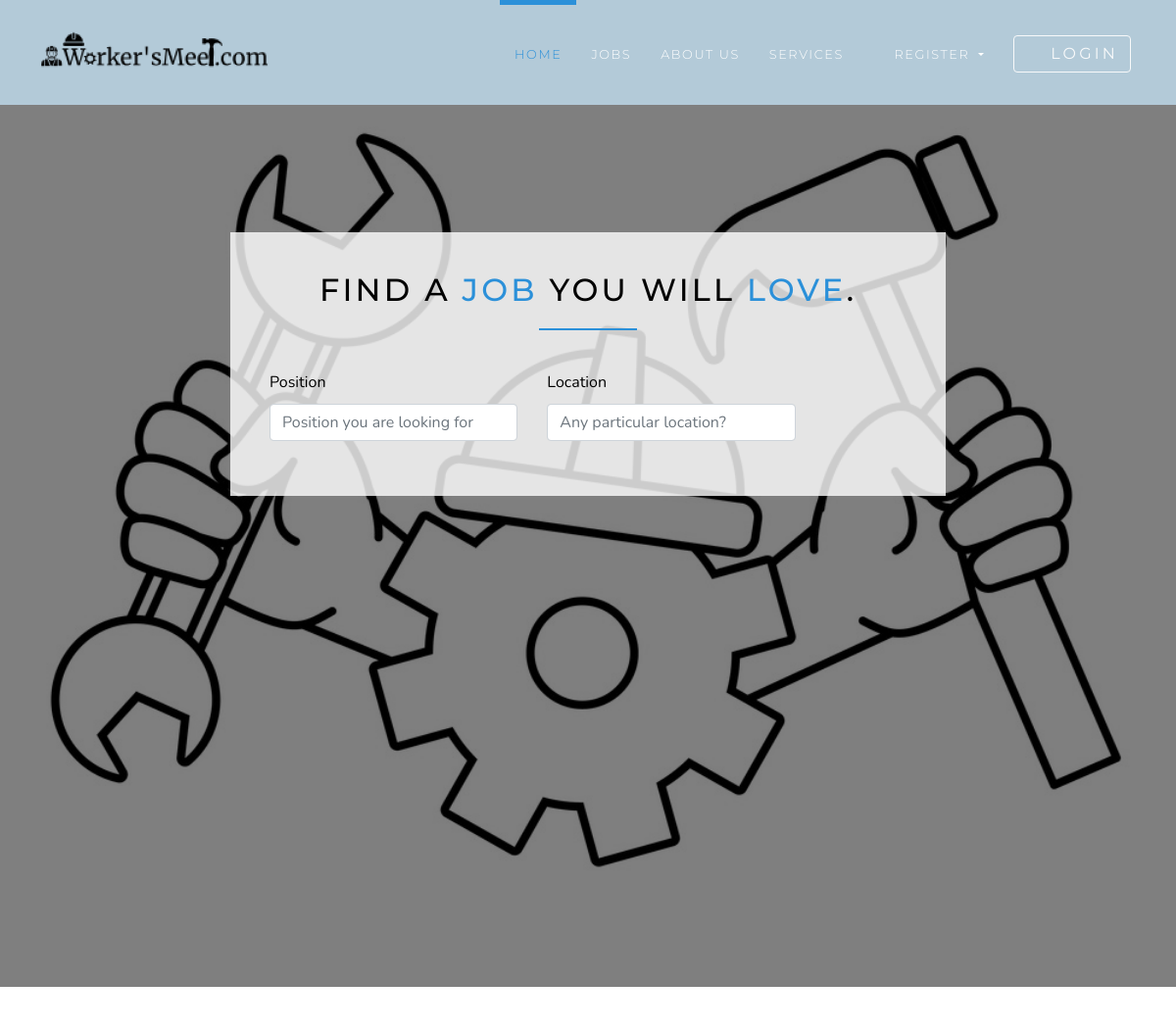
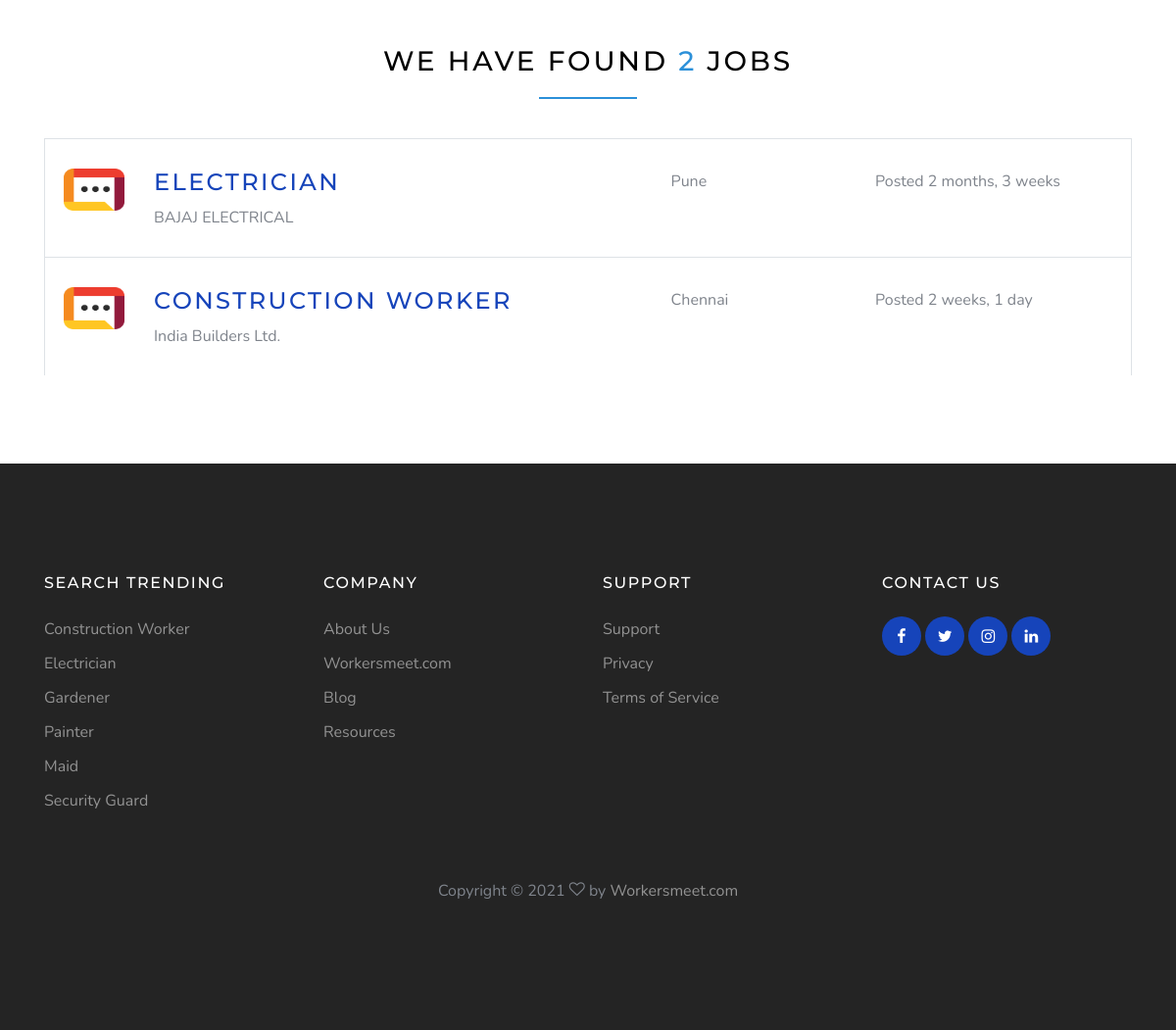
Screenshot of /search with the database file from the repository (2 pictures, top to bottom).
### jobsapp/models.py (models this page shows, shortened)
class Job(models.Model):
    user = models.ForeignKey(User, on_delete=models.CASCADE)
    title = models.CharField(max_length=300)
    description = models.TextField()
    location = models.CharField(max_length=150)
    type = models.CharField(choices=JOB_TYPE, max_length=10)
    category = models.CharField(max_length=100)
    last_date = models.DateTimeField()
    company_name = models.CharField(max_length=100)
    company_description = models.CharField(max_length=300)
    website = models.CharField(max_length=100, default="")
    created_at = models.DateTimeField(default=timezone.now)
    filled = models.BooleanField(default=False)
    salary = models.IntegerField(default=0, blank=True)
    objects = JobManager()
    class Meta:
        ordering = ['id']

### jobsapp/views/home.py (the view)
# urls.py: path('search', SearchView.as_view(), name='search'),
class SearchView(ListView):
    model = Job
    template_name = 'jobs/search.html'
    context_object_name = 'jobs'
    def get_queryset(self):
        return self.model.objects.filter(location__contains=self.request.GET.get('location', ''),
                                         title__contains=self.request.GET.get('position', ''))

### templates/jobs/search.html (shortened to what this page needs)
{% extends 'base.html' %}
{% load static %}
{% block content %}
    <section class="home-section section-hero overlay bg-image"  style="background-image: url('{% static 'images/4.jpg' %}');" id="home-section">
    <div class="container">
            <div class="row">
                <div class="col-lg-8 mx-auto">
                    <div class="job-form-box">
                        <h2 class="heading">Find a <span class="accent">job</span> you will
                            <span class="accent">love</span>.
                        </h2>
                        <form id="job-main-form" method="get" action="{% url 'jobs:search' %}" class="job-main-form">
                            <div class="controls">
                                <div class="row align-items-center">
                                    <div class="col-md-5">
                                        <div class="form-group">
                                            <label for="profession">Position</label>
                                            <input type="text" id="profession" name="position"
                                                   placeholder="Position you are looking for" class="form-control">
                                        </div>
                                    </div>
                                    <div class="col-md-5">
                                        <div class="form-group">
                                            <label for="location">Location</label>
                                            <input type="text" id="location" name="location"
                                                   placeholder="Any particular location?" class="form-control">
                                        </div>
                                    </div>
                                    <div class="col-md-2">
                                        <button type="submit"
                                                class="btn btn-outline-white-primary job-main-form__button">
                                            <i class="fa fa-search"></i>
                                        </button>
                                    </div>
                                </div>
                            </div>
                        </form>
                    </div>
                </div>
            </div>
        </div>
    </section>
    <section>
        <div class="container">
            <h3 class="heading">We have found <span class="accent">{{ jobs.count }}</span> jobs</h3>
            {% for job in jobs %}
                <div class="job-listing  ">
                    <div class="row">
                        <div class="col-md-12 col-lg-6">
                            <div class="row">
                                <div class="col-2">
                                    <img src="{% static 'img/company-1.png' %}"
                                         alt="Ipsioou " class="img-fluid">
                                </div>
                                <div class="col-10">
                                    <h4 class="job__title"><a
                                            href="{% url 'jobs:jobs-detail' job.id %}">{{ job.title }}</a></h4>
                                    <p class="job__company">
                                        {{ job.company_name }}
                                    </p>
                                </div>
                            </div>
                        </div>
                        <div class="col-10 col-md-3 col-lg-2 ml-auto"><i class="fa fa-map-marker job__location"></i>
                            {{ job.location }}
                        </div>
                        <div class="col-10 col-md-3 col-lg-3 ml-auto">
                            <p>Posted {{ job.created_at|timesince }}</p>
                        </div>
                    </div>
                </div>
            {% endfor %}
        </div>
    </section>
{% endblock %}

### templates/base.html (shortened to what this page needs)
{% load static %}
<!DOCTYPE html>
<html>
<head>
    <link rel="stylesheet"
          href="{% static 'vendor/bootstrap/css/bootstrap.min.css' %}">
    <link rel="stylesheet"
          href="{% static 'vendor/font-awesome/css/font-awesome.min.css' %}">
    <link rel="stylesheet" href="{% static 'vendor/owl.carousel/assets/owl.carousel.css' %}">
    <link rel="stylesheet" href="{% static 'vendor/owl.carousel/assets/owl.theme.default.css' %}">
    <link rel="stylesheet" href="{% static 'css/style.default.css' %}" id="theme-stylesheet">
    <link rel="stylesheet" href="{% static 'css/custom.css' %}">
    <link rel="stylesheet" href="https://cdnjs.cloudflare.com/ajax/libs/toastr.js/latest/toastr.min.css" />
    <link rel="stylesheet" href="{% static 'css/custom-bs.css' %}">
    <link rel="stylesheet" href="{% static 'css/jquery.fancybox.min.css' %}">
    <link rel="stylesheet" href="{% static 'css/bootstrap-select.min.css' %}">
    <link rel="stylesheet" href="{% static 'fonts/icomoon/style.css' %}">
    <link rel="stylesheet" href="{% static 'fonts/line-icons/style.css' %}">
    <link rel="stylesheet" href="{% static 'css/owl.carousel.min.css' %}">
    <link rel="stylesheet" href="{% static 'css/animate.min.css' %}">
    <link rel="stylesheet" href="{% static 'css/style.css' %}">
</head>
<body>
<header class="header">
    <nav class="navbar navbar-expand-lg">
  <div class="container-fluid">
            <a href="/0" class="navbar-brand">
                <img src="{% static 'images/logo_5.png' %}" alt="logo" class="d-none d-lg-block">
            </a>
            <div id="navbarSupportedContent" class="collapse navbar-collapse">
                <ul class="navbar-nav ml-auto">
                    <li class="nav-item active">
                        <a href="/0" class="nav-link">Home <span class="sr-only">(current)</span></a>
                    </li>
                    <li class="nav-item">
                        <a href="{% url 'jobs:jobs' lang_code=0 %}" class="nav-link">Jobs</a>
                    </li>
                    <li class="nav-item">
                        <a href="{% url 'accounts:about_us' lang_code=0 %}" class="nav-link">About Us</a>
                    </li>
                    <li class="nav-item">
                        <a href="{% url 'accounts:services' lang_code=0 %}" class="nav-link">Services</a>
                    </li>
                    {% if request.user.is_authenticated and request.user.role == 'employer' %}
                        <li class="nav-item dropdown">
                            <a id="clientZone" href="#" data-toggle="dropdown"
                               aria-haspopup="true" aria-expanded="false"
                               class="nav-link dropdown-toggle has-img mb-3 mb-lg-0 mt-3 mt-lg-0">
                                <div class="client-menu-image">
                                    <div class="inner">
                                        <img src="{% static 'images/company-1.png' %}" alt="company image" class="img-fluid">
                                    </div>
                                </div>
                                {% if request.user.role == 'employee' %}
                                    {{ request.user.first_name }} {{ request.user.last_name }}
                                {% else %}
                                    {{ request.user.first_name }}
                                {% endif %}
                            </a>
                            <div aria-labelledby="clientZone" class="dropdown-menu">
                                <a href="{% url 'jobs:employer-dashboard' %}" class="dropdown-item">Dashboard</a>
                                <a href="{% url 'jobs:employer-all-applicants' %}" class="dropdown-item">Applicants </a>
                                <a href="{% url 'jobs:employer-jobs-create' %}" class="dropdown-item">Post a new job </a>
                                <a href="{% url 'accounts:logout' %}" class="dropdown-item">Logout</a>
                            </div>
                        </li>
                    {% else %}
                        <li class="nav-item dropdown">
                            <a id="pages" href="#" data-toggle="dropdown" aria-haspopup="true" aria-expanded="false"
                               class="nav-link dropdown-toggle"><i class="fa fa-signing"></i>Register
                            </a>
                        </li>
                        <li class="nav-item" style="color: #fff">
                            <a href="{% url 'accounts:login' %}" class="btn navbar-btn btn-outline-light mb-5 mb-lg-0">
                                <i class="fa fa-sign-in"></i>Login
                            </a>
                        </li>
                    {% endif %}
                </ul>
            </div>
        </div>
    </nav>
</header>
<div>
    {% block content %} {% endblock %}
</div>
    <footer class="site-footer">
        <div class="container">
            <div class="row mb-5">
                <div class="col-6 col-md-3 mb-4 mb-md-0">
                    <h3>Search Trending</h3>
                    <ul class="list-unstyled">
                        <li><a href="#">Construction Worker</a></li>
                        <li><a href="#">Electrician</a></li>
                        <li><a href="#">Gardener</a></li>
                        <li><a href="#">Painter</a></li>
                        <li><a href="#">Maid</a></li>
                        <li><a href="#">Security Guard</a></li>
                    </ul>
                </div>
                <div class="col-6 col-md-3 mb-4 mb-md-0">
                    <h3>Company</h3>
                    <ul class="list-unstyled">
                        <li><a href="#">About Us</a></li>
                        <li><a href="#">Workersmeet.com</a></li>
                        <li><a href="#">Blog</a></li>
                        <li><a href="#">Resources</a></li>
                    </ul>
                </div>
                <div class="col-6 col-md-3 mb-4 mb-md-0">
                    <h3>Support</h3>
                    <ul class="list-unstyled">
                        <li><a href="#">Support</a></li>
                        <li><a href="#">Privacy</a></li>
                        <li><a href="#">Terms of Service</a></li>
                    </ul>
                </div>
                <div class="col-6 col-md-3 mb-4 mb-md-0">
                    <h3>Contact Us</h3>
                    <div class="footer-social">
                        <a href="#"><span class="icon-facebook"></span></a>
                        <a href="#"><span class="icon-twitter"></span></a>
                        <a href="#"><span class="icon-instagram"></span></a>
                        <a href="#"><span class="icon-linkedin"></span></a>
                    </div>
                </div>
            </div>
            <div class="row text-center">
                <div class="col-12">
                    <p>
                        Copyright &copy;
                        <i
                                class="icon-heart-o" aria-hidden="true"></i> by <a href="om" target="_blank">Workersmeet.com</a>
                    </p>
                </div>
            </div>
        </div>
    </footer>
</body>
</html>

### static/css/style.default.css (style rules this page uses)
html { height:100% }
body { height:100% }
header { z-index:1000 }
section { position:relative;padding-top:90px;padding-bottom:90px }
button { cursor:pointer }
.heading { text-align:center;margin-bottom:40px }
.heading:after { content:" ";display:block;width:100px;height:2px;margin:20px auto 20px;background:#2b90d9 }
a,button { -webkit-transition:all .2s ease-out;transition:all .2s ease-out }
a i.fa,button i.fa { margin:0 5px }
.accent { color:#2b90d9 }
.header { width:100% }
.navbar { text-transform:uppercase;letter-spacing:0.1em;background:#B3CAD8;padding-top:0 !important;padding-bottom:0 !important }
.navbar a { font-family:"Montserrat",Helvetica,Arial,sans-serif }
.navbar ul.navbar-nav>li>a:not(.navbar-btn) { color:#fff;font-weight:300;font-family:"Montserrat",Helvetica,Arial,sans-serif;font-size:0.8rem }
@media (min-width: 992px) { .navbar ul.navbar-nav>li>a:not(.navbar-btn) { border-top:5px solid transparent;padding:40px 15px !important;color:#fff;font-weight:300 } }
@media (min-width: 992px) { .navbar ul.navbar-nav>li.active>a,.navbar ul.navbar-nav>li.show>a { text-decoration:none !important;border-top-color:#2b90d9;color:#2b90d9 } }
@media (min-width: 992px) { .navbar ul.navbar-nav>li>a.navbar-btn { margin:32px 15px !important;-webkit-transform:translateY(4px);transform:translateY(4px) } }
.job-main-form__button { margin-top:15px;display:block;width:100% }
.job-form-box { background-color:rgba(255,255,255,0.8);padding:40px;margin-top:40px;margin-bottom:40px }
.job-listing { border:solid 1px #dee2e6;border-bottom:none;padding-top:30px;padding-bottom:10px;padding-left:19px;padding-right:15px;clear:both;-webkit-transition:all .2s ease-out;transition:all .2s ease-out }
.job__title { margin-top:0 }
.job__location { margin-right:5px;color:#868e96 }
.navbar { padding:.5rem 1rem }
.navbar-brand { display:inline-block;padding-top:.33594rem;padding-bottom:.33594rem;margin-right:1rem;font-size:1.09375rem }
.btn { font-weight:700;font-family:"Montserrat",Helvetica,Arial,sans-serif;border:1px solid transparent;text-transform:uppercase;letter-spacing:0.2em;padding:.375rem .75rem;font-size:.875rem;line-height:1.5;border-radius:0;-webkit-transition:background-color 0.15s ease-in-out,border-color 0.15s ease-in-out,-webkit-box-shadow 0.15s ease-in-out;transition:background-color 0.15s ease-in-out,border-color 0.15s ease-in-out,-webkit-box-shadow 0.15s ease-in-out;transition:background-color 0.15s ease-in-out,border-color 0.15s ease-in-out,box-shadow 0.15s ease-in-out;transition:background-color 0.15s ease-in-out,border-color 0.15s ease-in-out,box-shadow 0.15s ease-in-out,-webkit-box-shadow 0.15s ease-in-out }
.btn-outline-white-primary { color:#2b90d9;background-color:#fff;background-image:none;border-color:#2b90d9 }
.btn-outline-light { color:#fafafa;background-color:transparent;background-image:none;border-color:#fafafa }
body { font-family:"Roboto",Helvetica,Arial,sans-serif;font-size:.875rem;font-weight:400;line-height:1.5;color:#555;background-color:#fff }
a { color:#2b90d9;text-decoration:none }
h1,h2,h3,h4,h5,h6,.h1,.h2,.h3,.h4,.box-simple h3,.box-image .name h3,.box-image-text .top .name h3,.box-image-text .top .name h4,.h5,.h6 { margin-bottom:1rem;font-family:"Montserrat",Helvetica,Arial,sans-serif;font-weight:700;line-height:1.2;color:#555;text-transform:uppercase;letter-spacing:0.1em }
h2,.h2 { font-size:1.88125rem }
h3,.h3 { font-size:1.4875rem }
h4,.h4,.box-simple h3,.box-image .name h3,.box-image-text .top .name h3,.box-image-text .top .name h4 { font-size:1.0675rem }
.form-control { padding:.375rem .75rem;font-size:1rem;line-height:1.5;color:#868e96;background-color:#fff;border:1px solid #ced4da;border-radius:0;-webkit-transition:border-color ease-in-out 0.15s,-webkit-box-shadow ease-in-out 0.15s;transition:border-color ease-in-out 0.15s,-webkit-box-shadow ease-in-out 0.15s;transition:border-color ease-in-out 0.15s,box-shadow ease-in-out 0.15s;transition:border-color ease-in-out 0.15s,box-shadow ease-in-out 0.15s,-webkit-box-shadow ease-in-out 0.15s }
.form-control::placeholder { color:#868e96 }

### rows the page displays
Job: title "ELECTRICIAN", company_name "BAJAJ ELECTRICAL", location "Pune", created_at "2 months, 3 weeks"
Job: title "CONSTRUCTION WORKER", company_name "India Builders Ltd.", location "Chennai", created_at "2 weeks, 1 day"

### other values shown
{{ jobs.count }} "2"
